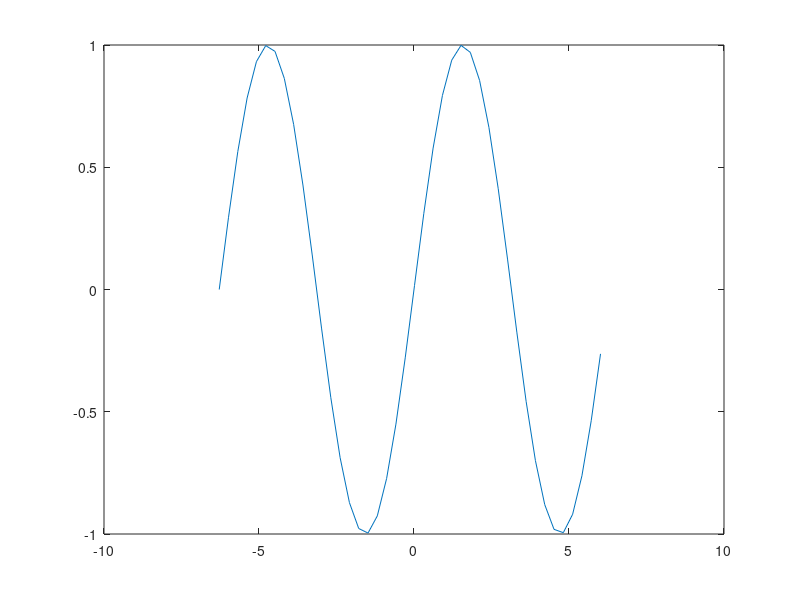

This chart was generated by the following MATLAB code:
clear;
clc;
A=[1 2 3; 4 7 0];
rozA=size(A);
disp("Maciez A rowna sie:")
disp(A)
printf("ma rozmiar:")
disp(rozA)
x=[-pi*2:0.3:pi*2]
xsize=size(x)
y=[y=sin(x(1:xsize(2)))]
plot(x,y)
